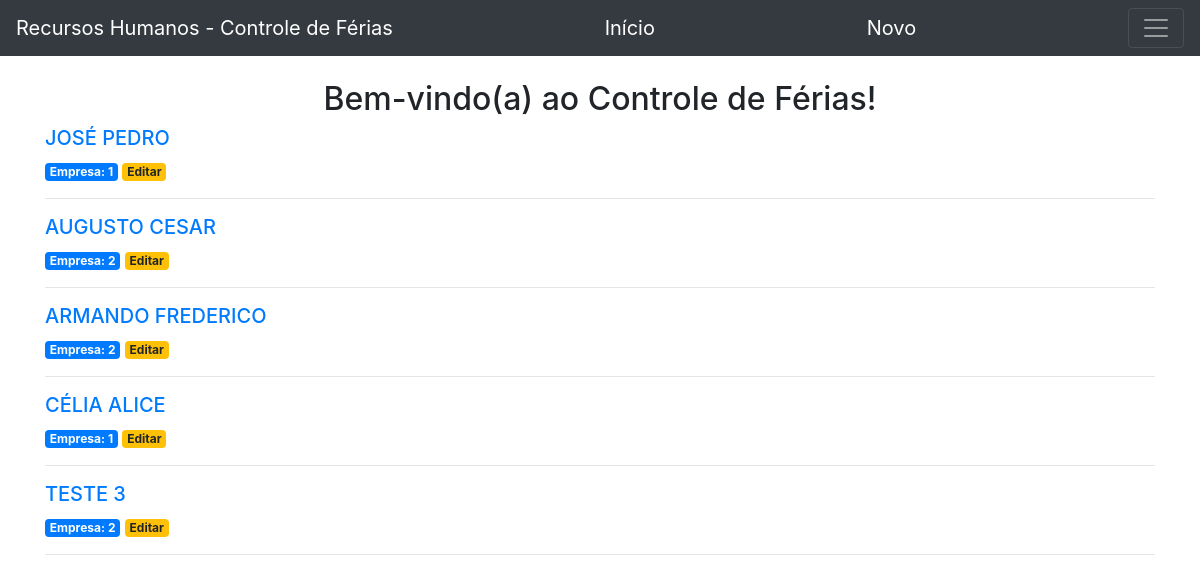
The app's page /, older data.
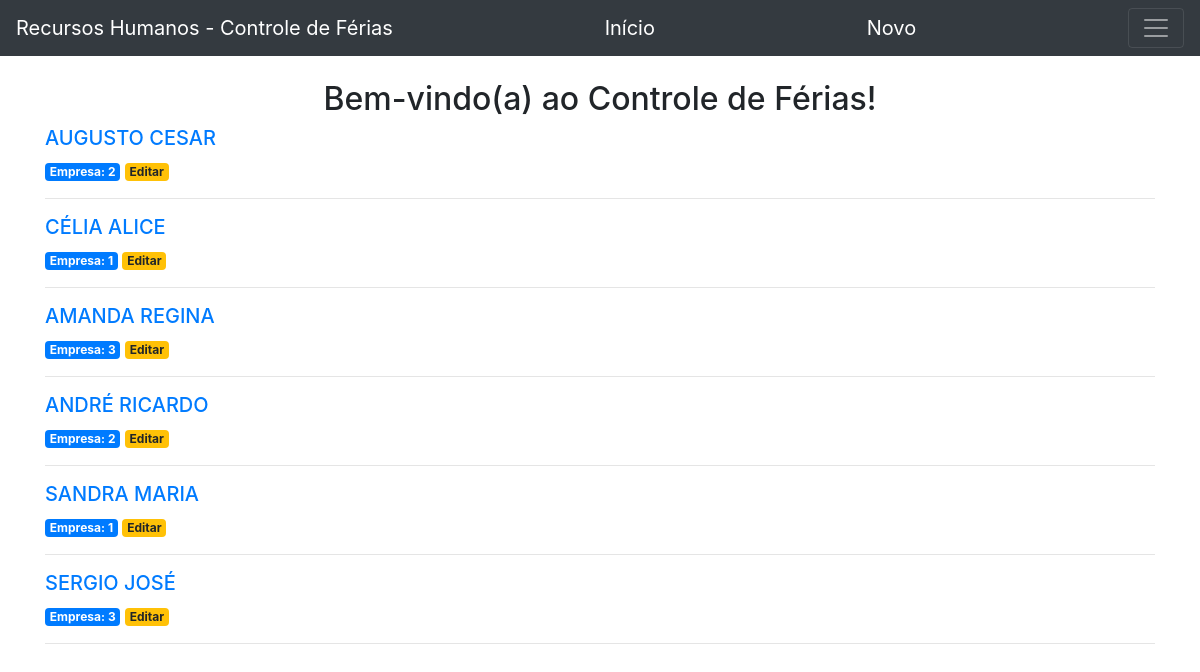
The same page, newer data.
### app.py (models this page shows)
class Controle_ferias(db.Model):
    id = db.Column(db.Integer, primary_key=True)
    empresaid = db.Column(db.Integer, nullable=False)
    pessoa = db.Column(db.String(60), nullable=False)
    data_inicio_ferias = db.Column(db.Date)
    data_fim_ferias = db.Column(db.Date)
    valor_ferias = db.Column(db.Float, nullable=False)

### app.py (the view)
@app.route('/')
def index():
    cf = Controle_ferias.query.all()
    return render_template('index.html', cf=cf)

### templates/index.html
{% extends 'base.html' %}
{% block content %}
    <br><div style="text-align:center"><h2 >{% block title %} Bem-vindo(a) ao Controle de Férias! {% endblock title %}</h2></div>
    {% for cf2 in cf %}
        <a href="{{ url_for('cf2', cf2_id=cf2['id']) }}">
            <h5 style="text-transform:uppercase">{{ cf2.pessoa }}
            </h5>
        </a>
        <span class="badge badge-primary"> Empresa: {{ cf2['empresaid'] }} </span>
        <a href="{{ url_for('editar', cf2_id=cf2['id']) }}">
            <span class="badge badge-warning">Editar</span>
        </a>
        <hr>
    {% endfor %}
{% endblock %}

### templates/base.html (shortened to what this page needs)
<!doctype html>
<html lang='pt-BR'>
    <head>
        <link rel="stylesheet" href="https://cdn.jsdelivr.net/npm/bootstrap@4.6.0/dist/css/bootstrap.min.css">
        <link rel="stylesheet" href="<link href="https://cdn.jsdelivr.net/npm/bootstrap@5.1.3/dist/css/bootstrap.min.css" rel="stylesheet">
    </head>
    <body>
<nav class="navbar navbar-dark bg-dark">
  <a class="navbar-brand" href="">Recursos Humanos - Controle de Férias</a>
  <a class="navbar-brand" href="https://pi-barretos-rh.herokuapp.com/">Início</a>
  <a class="navbar-brand" href="novo">Novo</a>
    <button class="navbar-toggler" type="button" data-toggle="collapse" data-target="#conteudoNavbarSuportado" aria-controls="conteudoNavbarSuportado" aria-expanded="false" aria-label="Alterna navegação">
    <span class="navbar-toggler-icon"></span>
  </button>
</nav>
        <div class="container">
            {% block content  %}{% endblock content  %}
        </div>
    </body>
</html>

Row changes from the older to the newer data that the page shows:
removed Controle_ferias: pessoa "JOSÉ PEDRO", empresaid "1"
removed Controle_ferias: pessoa "ARMANDO FREDERICO", empresaid "2"
removed Controle_ferias: pessoa "TESTE 3", empresaid "2"
added Controle_ferias: pessoa "AMANDA REGINA", empresaid "3"
added Controle_ferias: pessoa "ANDRÉ RICARDO", empresaid "2"
added Controle_ferias: pessoa "SANDRA MARIA", empresaid "1"
added Controle_ferias: pessoa "SERGIO JOSÉ", empresaid "3"
